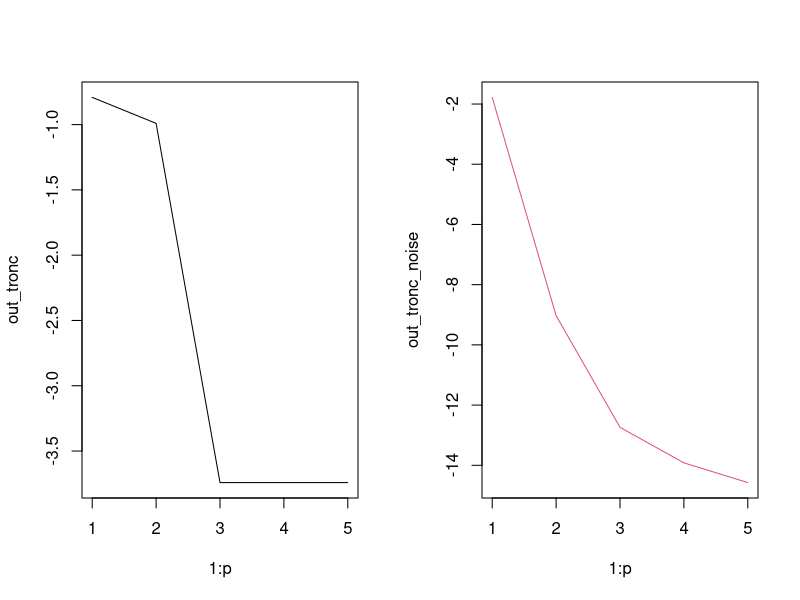

Reproduce this figure in R.
# mvtnorm provides possibility to create multivariate gaussian rv
library(mvtnorm)
library(MASS)


KDEApproach <- function(X, samples = NaN){
  # args: X matrix containing data
  # returns: error measure of truncated covariance to the real covariance (Frobenius norm)
  
  p <- ncol(X)
  n <- nrow(X)
  mse4 <- rep(0,p)
  
  for (r in 1:p) {
    eigen_sigma <- eigen(cov(X))
    eigen_sigma$values[-(1:r)] <- 0
    sigma_trunc <- eigen_sigma$vectors %*% diag(eigen_sigma$values) %*% t(eigen_sigma$vectors)
    
    mse4[r] <- mse4[r] + norm(sigma_trunc,type="F")^2
    
    for (i in 1:n){
      eigen_sigma_n <- eigen(cov(X[-i,]))
      eigen_sigma_n$values[-(1:r)] <- 0
      sigma_trunc_n <- eigen_sigma_n$vectors %*% diag(eigen_sigma_n$values) %*% t(eigen_sigma_n$vectors)
      mse4[r] <- mse4[r] - 2/n*sum(sigma_trunc_n*(X[i,]%*%t(X[i,])))
    }
    
  }
  return(mse4)
}

#set.seed(11)
n <- 100
p <- 5
r <- 3
X <- array(rnorm(n*p,0,1),c(n,p))
svd_X <- svd(X)
svd_X$d[-(1:r)] <- 0
X_tronc <- svd_X$u %*% diag(svd_X$d) %*% t(svd_X$v)
X_tronc_noise <- X_tronc + rmvnorm(100, mean=rep(0, p), sigma=svd_X$d[r]*0.1*diag(p))
#samples <- matrix(sample(1:n),ncol=5)


out_tronc <- KDEApproach(X_tronc)
out_tronc_noise <- KDEApproach(X_tronc_noise)
par(mfrow=c(1,2))
plot(1:p, out_tronc, "l", col=1)
plot(1:p, out_tronc_noise, "l", col=2)
